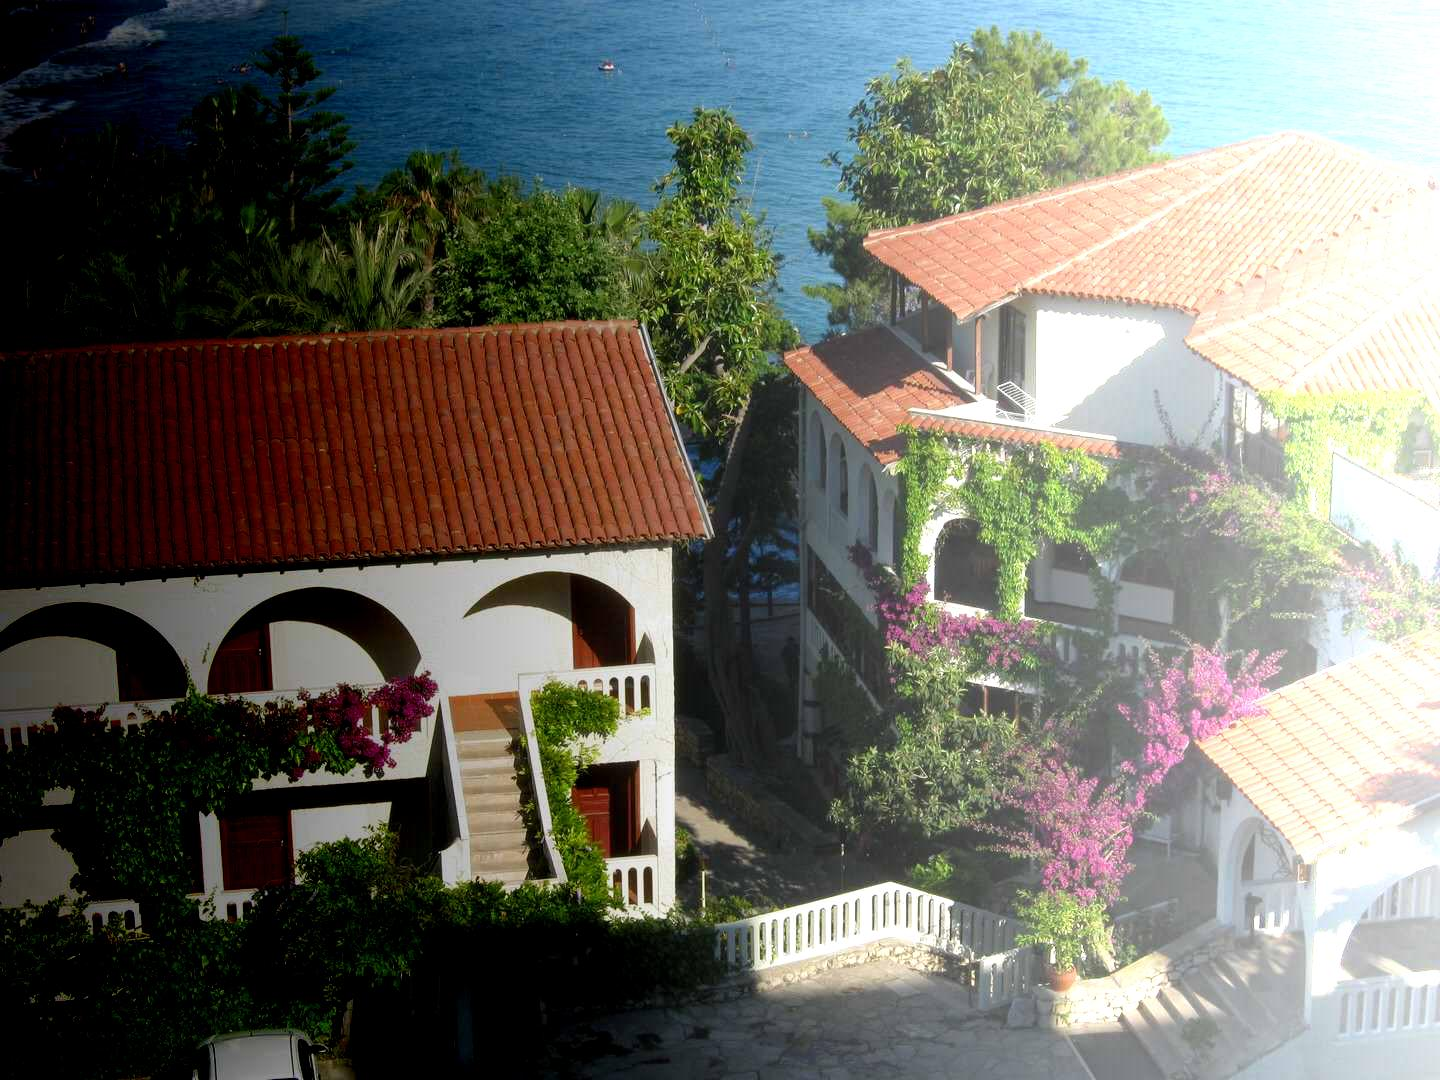

The Python source for this figure:
import random
from PIL import Image, ImageDraw

image = Image.open("../roof.jpg")
draw = ImageDraw.Draw(image)
width  = image.size[0]
height = image.size[1]
pix = image.load()
for x in range(width):
        for y in range(height):
                r = round(pix[x, y][0] + (x - width/2)/4)
                g = round(pix[x, y][1] + (x - width/2)/4)
                b = round(pix[x, y][2] + (x - width/2)/4)
                draw.point((x, y), (r, g, b))

image.save("roofDarkBright.jpg")
del draw
